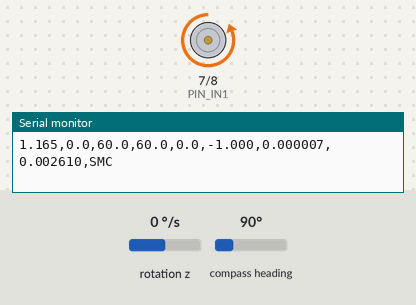
The sketch below on a simulated Arduino Uno, built with avr-gcc and run on an emulated ATmega328P. On the bench: motor-driver pin pairs drawn as motors (green arrow = first pin HIGH = forward, orange = second pin HIGH = backward, longer = more drive, scaled by the enable pin), the last lines printed to the serial monitor. Wiring (inferred from the names in the program): AS5600 angle sensor at I2C address 0x36; MPU-6050 motion sensor at I2C address 0x68. The test bench sets the inputs (shaded band); at power-on: rotation z 0 °/s, compass heading 90°.

Above: at 1.5 s.
1.6 s: rotation z set to 1 °/s
At 2.8 s:
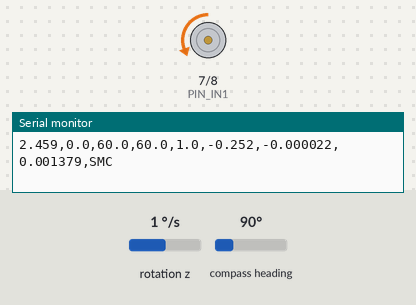
3.1 s: rotation z set to 192 °/s
At 5.1 s:
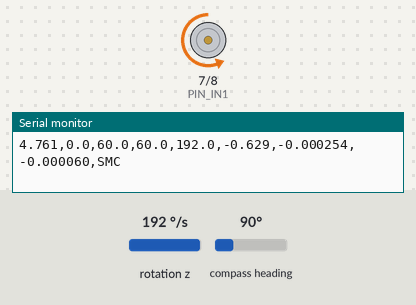
6.1 s: compass heading set to 99°
At 8.17 s:
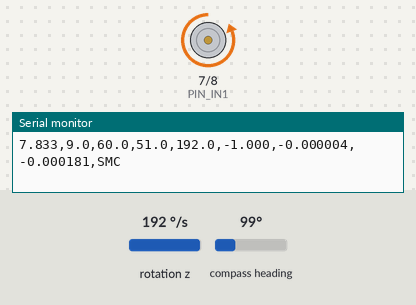
9.1 s: rotation z set to -192 °/s
12.1 s: rotation z set to -100 °/s
Timing chart, 0 to 14.7 s (numbered marks = the images above; inputs shaded):
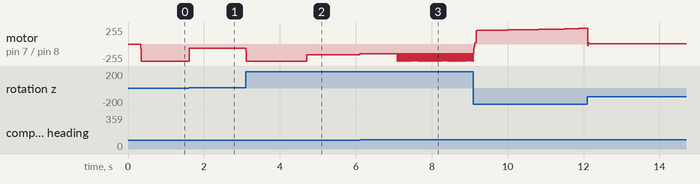

The sketch:

Controladores.ino
```cpp
/* =====================================================================
 *  control_as5600_mpu6050_adaptive.ino
 *  Firma: Nadia
 *  Hardware: Arduino UNO + AS5600 + MPU6050 + L298N (IN1=7, IN2=8, ENA=9)
 *  Control: PID | HINF (discreto fijo) | SMC | ADAPTIVE_PID (PID + FF con RLS)
 *  Perfiles: STEP | RAMP | PULSET  (desde comandos serial CFG,...)
 *  STOP: comando serie "STOP" para abortar y apagar
 * ===================================================================== */
#include <Wire.h>
#include <math.h>

/*** Pines L298N ***/
const uint8_t PIN_ENA = 9;   // PWM
const uint8_t PIN_IN1 = 7;
const uint8_t PIN_IN2 = 8;

/*** I2C direcciones ***/
#define AS5600_ADDR 0x36
#define MPU6050_ADDR 0x68

/*** AS5600 ***/
#define REG_RAW_ANGLE_H 0x0C
#define REG_RAW_ANGLE_L 0x0D

/*** MPU6050 registros mínimos ***/
#define MPU_PWR_MGMT_1  0x6B
#define MPU_GYRO_ZOUT_H 0x47

/*** Conversión giroscopio ***/
const float GYRO_SENS = 131.0f;                 // LSB/(deg/s)
const float DEG2RAD   = 3.14159265f/180.0f;

/*** Config desde PC ***/
float TS = 0.01f;         // s
float TEST_TIME = 15.0f;  // s
enum Mode {M_PID, M_HINF, M_SMC, M_APID};
Mode mode = M_SMC;
enum Prof {P_STEP, P_RAMP, P_PULSET};
Prof prof = P_STEP;
float ref_deg = 60.0f, ramp_deg_s=10.0f, pulse_amp_deg=15.0f, pulse_T=1.0f;

bool stopFlag = false;

/*** Físico (ajustable) ***/
struct Phys {
  float J   = 1.08e-3f;
  float B   = 2.61e-3f;
  float MgL = 4.999e-3f;
  float Ku  = 1.13e-2f;
  float tauC= 0.0f;
} phys;

/*** PID ***/
struct PIDP { float Kp=2.141f, Ki=2.290f, Kd=0.685f, tau_d=0.05f, Tt=0.5f; } pid;
float I_int=0, D_f=0, e_prev=0;

/*** HINF discreto fijo: u = a1 u(z-1) + b0 e + b1 e(z-1) ***/
struct KH { float a1=0.85f, b0=0.15f, b1=-0.14f, u1=0, e1=0; } kh;

/*** SMC ***/
struct SMC { float lambda=3.6f, k_torque=3.0e-3f, phi=0.02f, alphaVel=0.85f; } smc;

/*** Adaptativo (RLS sobre Ku y B) ***/
struct RLS {
  // theta = [Ku, B]^T
  float Ku_hat=1.13e-2f;
  float B_hat =2.61e-3f;
  float P11=10.0f, P12=0.0f, P22=10.0f;  // matriz P inicial grande
  float lam=0.995f;                      // factor olvido
} rls;

/*** Estado sensores ***/
float offset_rad = 0.0f;
float theta_prev = 0.0f;
float omega_est  = 0.0f;
float gyroZ_prev = 0.0f;

/*** Helpers ***/
static inline float wrapToPi(float x){
  while (x>M_PI) x-=2*M_PI;
  while (x<-M_PI) x+=2*M_PI;
  return x;
}

/*** I2C utils ***/
uint16_t as5600Raw(){
  Wire.beginTransmission(AS5600_ADDR);
  Wire.write(REG_RAW_ANGLE_H);
  Wire.endTransmission(false);
  Wire.requestFrom(AS5600_ADDR,(uint8_t)2);
  if (Wire.available()<2) return 0;
  uint8_t msb=Wire.read(), lsb=Wire.read();
  uint16_t v = ((uint16_t)msb<<8)|lsb; v&=0x0FFF; return v;
}
float as5600Rad(){
  return (float)as5600Raw()*(2.0f*M_PI/4096.0f);
}

void mpuInit(){
  Wire.beginTransmission(MPU6050_ADDR);
  Wire.write(MPU_PWR_MGMT_1); Wire.write(0x00); // wake up
  Wire.endTransmission();
  delay(50);
}
float mpuGyroZ_rad(){
  Wire.beginTransmission(MPU6050_ADDR);
  Wire.write(MPU_GYRO_ZOUT_H);
  Wire.endTransmission(false);
  Wire.requestFrom(MPU6050_ADDR,(uint8_t)2);
  if(Wire.available()<2) return 0.0f;
  int16_t gz = ((int16_t)Wire.read()<<8) | Wire.read();
  float degs = (float)gz / GYRO_SENS;    // deg/s
  return degs*DEG2RAD;                   // rad/s
}

/*** Actuación ***/
void driveDuty(float duty){
  duty = fmaxf(fminf(duty,1.0f),-1.0f);
  if (duty >= 0){
    digitalWrite(PIN_IN1, HIGH);
    digitalWrite(PIN_IN2, LOW);
    analogWrite(PIN_ENA, (int)(duty*255.0f+0.5f));
  } else {
    digitalWrite(PIN_IN1, LOW);
    digitalWrite(PIN_IN2, HIGH);
    analogWrite(PIN_ENA, (int)((-duty)*255.0f+0.5f));
  }
}

/*** Parser simple de CFG,... y STOP ***/
String inbuf;
void parseLine(const String& s){
  if (s=="STOP"){ stopFlag=true; return; }
  if (!s.startsWith("CFG")) return;
  // Formato: CFG,TS=x,T=y,MODE=PID/HINF/SMC/ADAPTIVE_PID,PROF=STEP/RAMP/PULSET,REF=,RAMPS=,PAMP=,PT=
  if (s.indexOf("TS=")>0){ TS = s.substring(s.indexOf("TS=")+3).toFloat(); }
  int iT = s.indexOf("T="); if(iT>0){ TEST_TIME = s.substring(iT+2).toFloat(); }
  if (s.indexOf("MODE=PID")>0) mode=M_PID;
  else if (s.indexOf("MODE=HINF")>0) mode=M_HINF;
  else if (s.indexOf("MODE=SMC")>0) mode=M_SMC;
  else if (s.indexOf("MODE=ADAPTIVE_PID")>0) mode=M_APID;
  if (s.indexOf("PROF=STEP")>0) prof=P_STEP;
  else if (s.indexOf("PROF=RAMP")>0) prof=P_RAMP;
  else if (s.indexOf("PROF=PULSET")>0) prof=P_PULSET;
  int ir = s.indexOf("REF=");   if(ir>0){ ref_deg = s.substring(ir+4).toFloat(); }
  int irs= s.indexOf("RAMPS="); if(irs>0){ ramp_deg_s = s.substring(irs+6).toFloat(); }
  int ipa= s.indexOf("PAMP=");  if(ipa>0){ pulse_amp_deg = s.substring(ipa+5).toFloat(); }
  int ipt= s.indexOf("PT=");    if(ipt>0){ pulse_T = s.substring(ipt+3).toFloat(); }
}

/*** PID con derivada filtrada ***/
float pid_step(float e){
  float a = pid.tau_d / (pid.tau_d + TS);
  float b = pid.Kd    / (pid.tau_d + TS);
  D_f = a*D_f + b*(e - e_prev);
  I_int += pid.Ki*TS*e;
  float u = pid.Kp*e + I_int + D_f;
  return u;
}

/*** Hinf discreto ***/
float hinf_step(float e){
  float u = kh.a1*kh.u1 + kh.b0*e + kh.b1*kh.e1;
  kh.u1=u; kh.e1=e; return u;
}

/*** SMC ***/
float smc_step(float e, float omega, float theta){
  float s = omega + smc.lambda*e;
  float u_eq = (phys.J*(-smc.lambda*omega) + phys.B*omega + phys.MgL*sinf(theta)) / phys.Ku;
  float kDuty = rls.Ku_hat>0 ? (smc.k_torque/rls.Ku_hat) : 0.25f;
  float sat = fmaxf(-1.0f,fminf(1.0f, s/smc.phi));
  return u_eq - kDuty*sat;
}

/*** RLS (estima Ku y B) usando J*dw = Ku*u - B*w - MgL*sin(theta) ***/
void rls_update(float u, float omega, float omegadot, float theta){
  // y = J*omegadot + MgL*sin(theta)  = [u, -omega] * [Ku; B]
  float y = phys.J*omegadot + phys.MgL*sinf(theta);
  float phi1 = u;
  float phi2 = -omega;

  // P * phi
  float P11=rls.P11, P12=rls.P12, P22=rls.P22;
  float Pf1 = P11*phi1 + P12*phi2;
  float Pf2 = P12*phi1 + P22*phi2;

  float denom = rls.lam + phi1*Pf1 + phi2*Pf2;
  float k1 = Pf1/denom;
  float k2 = Pf2/denom;

  float err = y - (rls.Ku_hat*phi1 + rls.B_hat*phi2);

  rls.Ku_hat += k1*err;
  rls.B_hat  += k2*err;

  // P = (P - k*phi^T*P)/lam
  rls.P11 = (P11 - k1*Pf1)/rls.lam;
  rls.P12 = (P12 - k1*Pf2)/rls.lam;
  rls.P22 = (P22 - k2*Pf2)/rls.lam;
}

/*** Perfil de referencia ***/
float gen_ref(float t){
  if (prof==P_STEP)  return ref_deg*DEG2RAD;
  if (prof==P_RAMP)  return (ramp_deg_s*DEG2RAD)*t;
  if (prof==P_PULSET){
    float phase = fmodf(t, pulse_T);
    float A = pulse_amp_deg*DEG2RAD;
    return (phase < pulse_T/2)? A : -A;
  }
  return 0.0f;
}

void setup(){
  Serial.begin(115200);
  Wire.begin();
  // L298N
  pinMode(PIN_IN1, OUTPUT); pinMode(PIN_IN2, OUTPUT); pinMode(PIN_ENA, OUTPUT);
  driveDuty(0.0f);

  // AS5600 offset
  float acc=0; for(int k=0;k<50;k++){ acc+=as5600Rad(); delay(5); }
  offset_rad = acc/50.0f;

  // MPU6050
  mpuInit();
  gyroZ_prev = mpuGyroZ_rad();

  Serial.println("READY");
}

void loop(){
  // Espera configuración
  while (Serial.available()){
    char c=Serial.read();
    if (c=='\n' || c=='\r'){ parseLine(inbuf); inbuf=""; }
    else inbuf += c;
  }
  if (stopFlag){ driveDuty(0); stopFlag=false; Serial.println("DONE,STOP"); return; }

  // Si no hay ejecución, duerme corto
  static bool running=false;
  static unsigned long t0ms=0;
  if (!running){
    // Inicia al recibir 'CFG,' (ya parseado)
    if (TS>0 && TEST_TIME>0){
      running=true; t0ms=millis();
      I_int=0; D_f=0; e_prev=0; kh.u1=0; kh.e1=0;
      theta_prev=0; omega_est=0;
    } else { delay(10); return; }
  }

  // Lazo de control
  unsigned long tms = millis() - t0ms;
  float t = 0.001f * (float)tms;
  static unsigned long nextTick = 0;
  if (millis() < nextTick){ delay(1); return; }
  nextTick = millis() + (unsigned long)(TS*1000.0f);

  // Lecturas
  float theta = wrapToPi(as5600Rad() - offset_rad);
  float gyroZ = mpuGyroZ_rad();
  // filtro vel: combinación simple (puedes ajustar pesos)
  float dtheta = (theta - theta_prev)/TS;
  omega_est = 0.6f*omega_est + 0.4f*gyroZ;     // usa más gyro para rapidez
  float omegadot = (gyroZ - gyroZ_prev)/TS;

  // Referencia
  float theta_ref = gen_ref(t);
  float e = wrapToPi(theta_ref - theta);

  // Feed-forward gravitacional (usa estimados si modo adaptativo)
  float Ku_ff = (mode==M_APID)? rls.Ku_hat : phys.Ku;
  float B_ff  = (mode==M_APID)? rls.B_hat  : phys.B;
  float u_ff = (Ku_ff>0)? (phys.MgL*sinf(theta_ref))/Ku_ff : 0.0f;

  // Control
  float u_ctrl=0;
  if (mode==M_PID || mode==M_APID){
    float u_pid = pid_step(e);
    u_ctrl = u_ff + u_pid;
  } else if (mode==M_HINF){
    u_ctrl = u_ff + hinf_step(e);
  } else if (mode==M_SMC){
    u_ctrl = smc_step(e, omega_est, theta);
  }

  // Saturación
  float u_cmd = fmaxf(fminf(u_ctrl,1.0f), -1.0f);

  // RLS (si adaptativo o siempre para telemetría)
  rls_update(u_cmd, omega_est, omegadot, theta);

  // Seguridad simple
  if (fabs(theta)*180.0f/M_PI > 95.0f){ u_cmd=0; }

  // Actuar
  driveDuty(u_cmd);

  // Telemetría: t,theta_deg,ref_deg,e_deg,omega_deg_s,u,KuHat,BHat,mode
  Serial.print(t,3); Serial.print(',');
  Serial.print(theta*180.0f/M_PI,1); Serial.print(',');
  Serial.print(theta_ref*180.0f/M_PI,1); Serial.print(',');
  Serial.print(e*180.0f/M_PI,1); Serial.print(',');
  Serial.print(omega_est*180.0f/M_PI,1); Serial.print(',');
  Serial.print(u_cmd,3); Serial.print(',');
  Serial.print(rls.Ku_hat,6); Serial.print(',');
  Serial.print(rls.B_hat,6); Serial.print(',');
  if      (mode==M_PID)  Serial.println("PID");
  else if (mode==M_HINF) Serial.println("HINF");
  else if (mode==M_SMC)  Serial.println("SMC");
  else                   Serial.println("ADP");

  // Fin de prueba
  if (t >= TEST_TIME || stopFlag){
    driveDuty(0); running=false; stopFlag=false;
    Serial.println("DONE");
  }

  // Estados
  e_prev=e; theta_prev=theta; gyroZ_prev=gyroZ;
}
```

Measured:
- the behaviour switches between 0 and 1 °/s on rotation z (found by bisection; images 0 and 1)
- after the input at 1.6 s, motor on pin 7 (PIN_IN1) / pin 8 (PIN_IN2): backward 255/255 → backward 64/255 at once
- after the input at 3.1 s, motor on pin 7 (PIN_IN1) / pin 8 (PIN_IN2): backward 64/255 → backward 255/255 at once, → backward 160/255 1.6 s later
- after the input at 6.1 s, motor on pin 7 (PIN_IN1) / pin 8 (PIN_IN2): backward 160/255 → backward 143/255 at once, then repeats every 0.04 s: backward 255/255 0.01 s, backward 143/255 0.03 s
